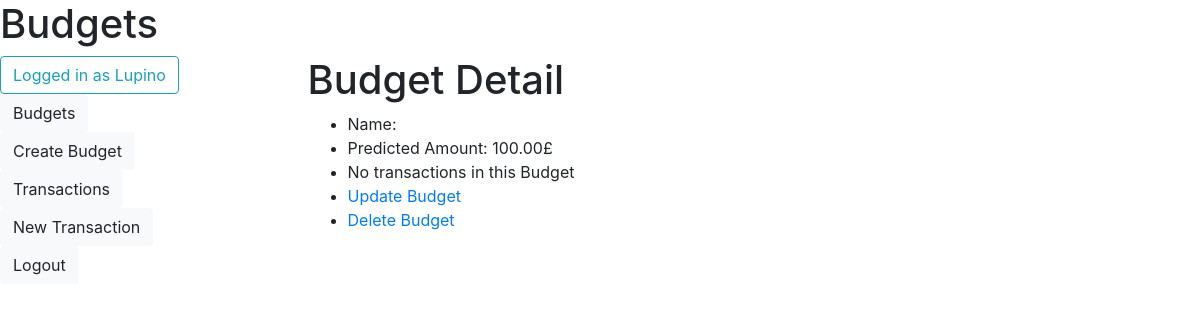
The page /budgets/1/ (signed in) on the database as committed earlier.
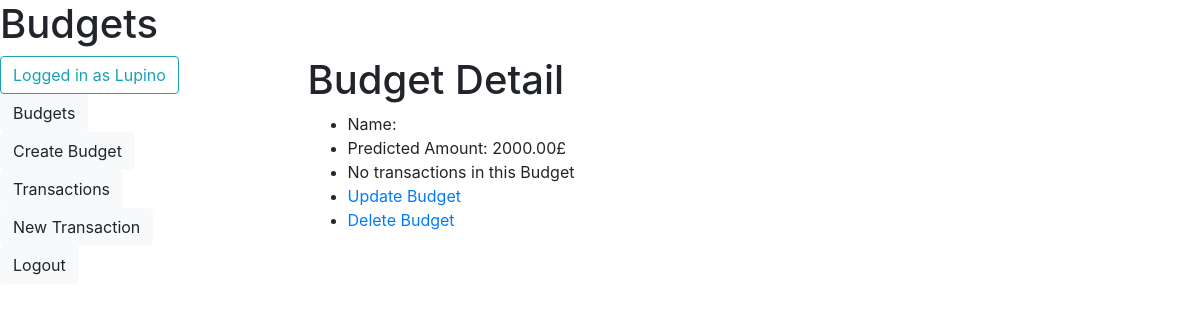
The same page on the database as committed later.
### budgets/models.py (models this page shows, shortened)
class Budget(models.Model):
    JAN = "January"
    FEB = "February"
    MAR = "March"
    APR = "April"
    MAY = "May"
    JUN = "June"
    JUL = "July"
    AUG = "August"
    SEP = "September"
    OCT = "October"
    NOV = "November"
    DEC = "December"
    MONTHS = (
        (JAN, "January"),
        (FEB, "Febuary"),
        (MAR, "March"),
        (APR, "April"),
        (MAY, "May"),
        (JUN, "June"),
        (JUL, "July"),
        (AUG, "August"),
        (SEP, "September"),
        (OCT, "October"),
        (NOV, "November"),
        (DEC, "December"),
    )
    transactions = models.ManyToManyField(Transaction, blank=True)
    month = models.CharField('Month', max_length=12, choices=MONTHS, default=now.strftime('%B'), blank=False)
    year = models.IntegerField(validators=[validate_year])
    amount_predicted = models.DecimalField(max_digits=65, decimal_places=2)
    account = models.ForeignKey(User, on_delete=models.CASCADE)

### budgets/views.py (the view)
# urls.py: path('budgets/<int:pk>/', views.BudgetDetailView.as_view(), name='budget-detail'),
class BudgetDetailView(LoginRequiredMixin, DetailView):
    model = Budget
    fields = ['name', 'transactions', 'amount_predicted']

### budgets/templates/budgets/budget_detail.html
{% extends 'budgets/layout.html' %}
{% block body %}
<h1>Budget Detail</h1>
<ul>
  <li>Name: {{ budget.name }}</li>
  <li>Predicted Amount: {{ budget.amount_predicted }}£</li>
  {% if budget.sections %}
    {% for transaction in budget.transactions.all %}
    <li>{{ transaction }}</li>
    {% endfor %}
  {% else %}
    <li>No transactions in this Budget</li>
  {% endif %}
  <li><a href="#">Update Budget</a></li>
  <li><a href="#">Delete Budget</a></li>
</ul>
{% endblock %}

### budgets/templates/budgets/layout.html (shortened to what this page needs)
<!DOCTYPE html>
<html>
<head>
  {% load static %}
  <link rel="stylesheet" href="https://cdn.jsdelivr.net/npm/bootstrap@4.5.3/dist/css/bootstrap.min.css">
</head>
<body>
  <div>
    <h1>Budgets</h1>
  </div>
<div class="row">
<div class="col">
<nav class="nav flex-column">
  {% if user.is_authenticated %}
  <li class="nav-item">
    <a href="{% url 'logout' %}" class="btn btn-outline-info">Logged in as {{ user.get_username }}</a></li>
  <li class="nav-item">
    <a href="{% url 'budgets' %}" class="btn btn-light">Budgets</a></li>
  <li class="nav-item">
    <a href="{% url 'budget-create' %}" class="btn btn-light">Create Budget</a></li>
  <li class="nav-item">
    <a href="{% url 'transactions' %}" class="btn btn-light">Transactions</a></li>
  <li class="nav-item">
    <a href="{% url 'transaction-create' %}" class="btn btn-light">New Transaction</a></li>
  <li class="nav-item">
    <a href="{% url 'logout' %}?next={{request.path}}" class="btn btn-light">Logout</a></li>
  {% else %}
  <li class="nav-item">
    <a href="{% url 'login' %}?next={{request.path}}" class="btn btn-info">Please Login to View Content!</a></li>
  {% endif %}
</nav>
</div>
<div class="col-9">{% block body %}{% endblock %}</div>
</div>
</body>
</html>

Rows that differ between the two databases and show on the page:
changed Budget: amount_predicted "100.00" → "2000.00"
